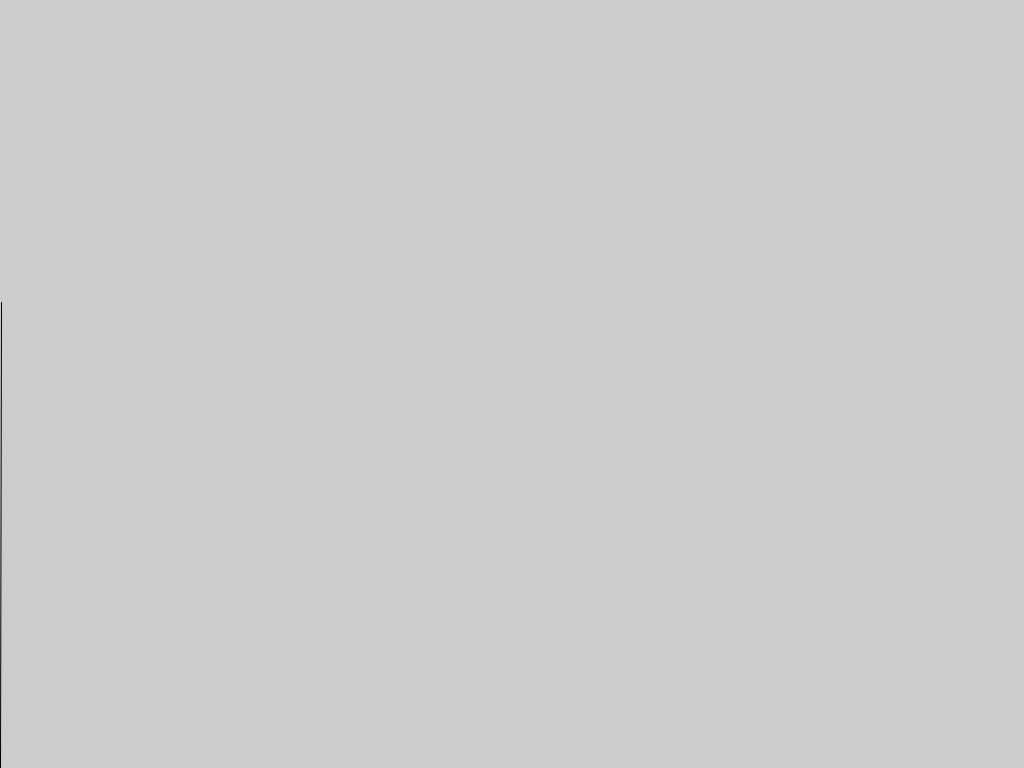
Frame 1 (no input)
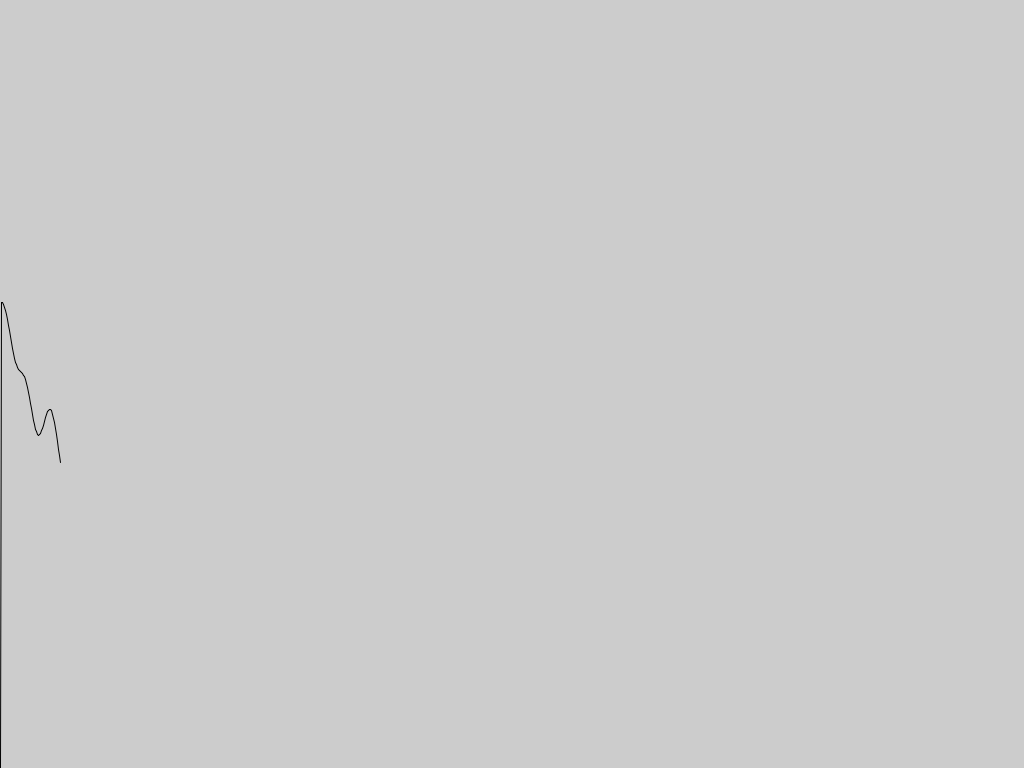
Frame 60 (the mouse pressed at the canvas centre just before this capture)
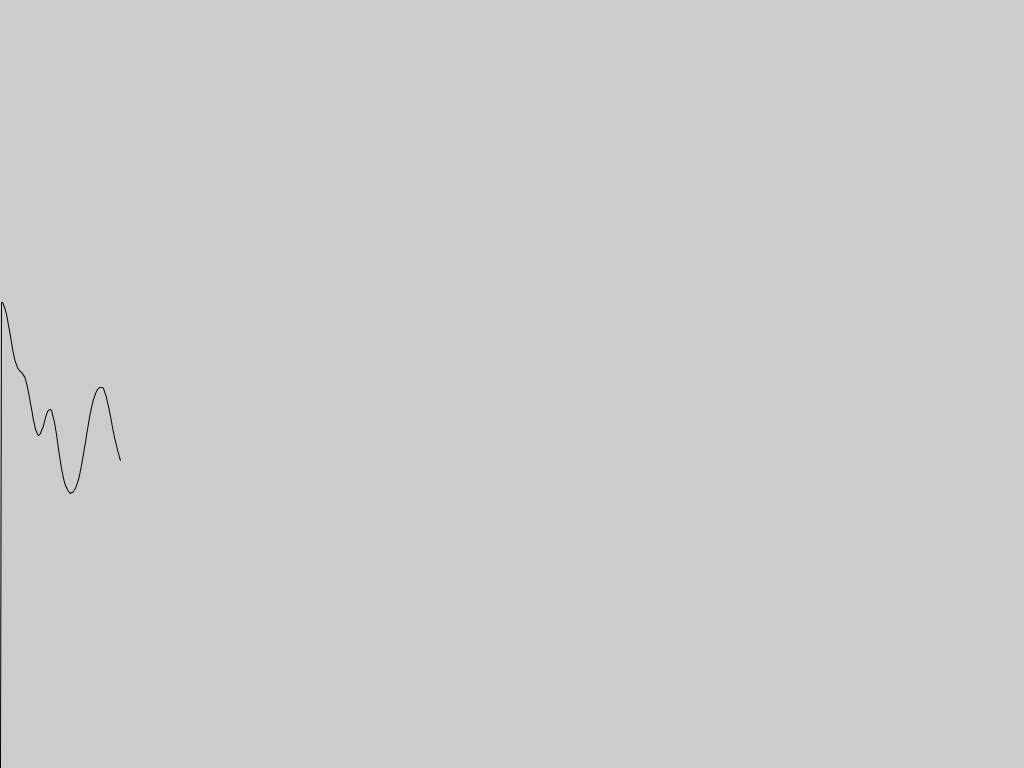
Frame 120 (the mouse held since frame 60 and released just before this capture)

The Processing sketch that drew these frames (run headless with seeded random() and noise(); from frame 60 on, the mouse is pressed at the canvas centre):

// Processing sketch: PerlinNoise
// ── PerlinNoise.pde
float t = 0;
int x;
float y;
int xOld;
float yOld;
void setup(){
  size(1024,768);
  x = 0;
  y = 768.0;
}
void draw() {
  float n = noise(t);
  xOld = x;
  yOld = y;
  x += 1;
  y = 768-768*n;
  line(xOld,yOld,x,y);
  t += 0.01;
}
